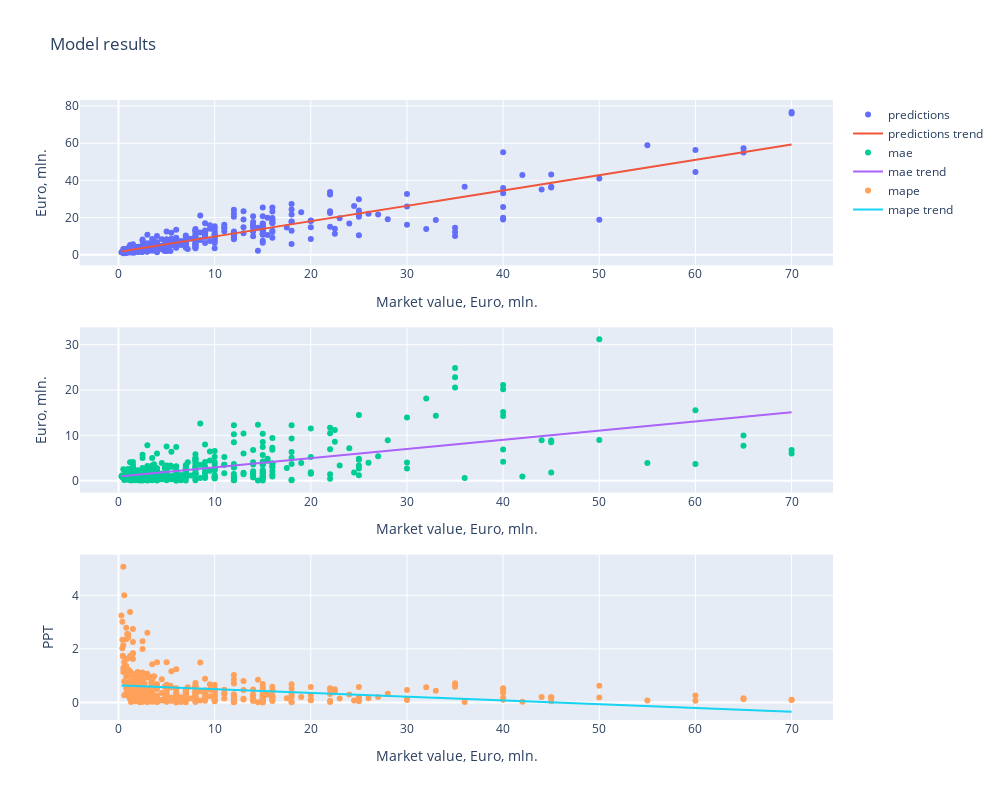

Write notebook code for a chart like this one.
### Code cell
m = CatBoost(td.data, [])
m.train_test_split()
m.scale()
m.tune_hp()
m.train()
m.inverse_scale()
m.score(thresh=10)
m.plot_predictions()

### Figure 1 — Plotly figure (JSON) as saved in the notebook; plotly's stock layout.template omitted (floating-point values rounded to 4 significant figures; data arrays with more than 128 entries replaced by an {"elided": "..."} marker saying what was removed)
{"data": [{"mode": "markers", "name": "predictions", "type": "scatter", "x": {"elided": "445 float values"}, "xaxis": "x", "y": {"elided": "445 float values"}, "yaxis": "y"}, {"mode": "lines", "name": "predictions trend", "type": "scatter", "x": {"elided": "445 float values"}, "xaxis": "x", "y": {"elided": "445 float values"}, "yaxis": "y"}, {"mode": "markers", "name": "mae", "type": "scatter", "x": {"elided": "445 float values"}, "xaxis": "x2", "y": {"elided": "445 float values"}, "yaxis": "y2"}, {"mode": "lines", "name": "mae trend", "type": "scatter", "x": {"elided": "445 float values"}, "xaxis": "x2", "y": {"elided": "445 float values"}, "yaxis": "y2"}, {"mode": "markers", "name": "mape", "type": "scatter", "x": {"elided": "445 float values"}, "xaxis": "x3", "y": {"elided": "445 float values"}, "yaxis": "y3"}, {"mode": "lines", "name": "mape trend", "type": "scatter", "x": {"elided": "445 float values"}, "xaxis": "x3", "y": {"elided": "445 float values"}, "yaxis": "y3"}], "layout": {"height": 800, "title": {"text": "Model results"}, "width": 1000, "xaxis": {"anchor": "y", "domain": [0, 1], "title": {"text": "Market value, Euro, mln."}}, "xaxis2": {"anchor": "y2", "domain": [0, 1], "title": {"text": "Market value, Euro, mln."}}, "xaxis3": {"anchor": "y3", "domain": [0, 1], "title": {"text": "Market value, Euro, mln."}}, "yaxis": {"anchor": "x", "domain": [0.7333, 1], "title": {"text": "Euro, mln."}}, "yaxis2": {"anchor": "x2", "domain": [0.3667, 0.6333], "title": {"text": "Euro, mln."}}, "yaxis3": {"anchor": "x3", "domain": [0, 0.2667], "title": {"text": "PPT"}}}}
